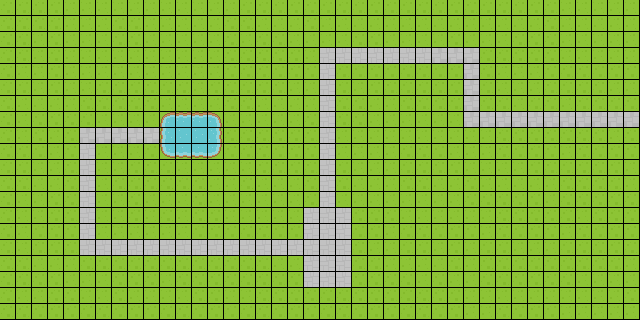

Rendered tile map (Tiled .tmx) drawn with the repository's tilesets; below, a short description and the full map source, tile grids included:
An orthogonal 40x20 tile map with 16x16 px tiles, 1 tile layer (floor) and 1 object (starting_point).

<map version="1.9" tiledversion="1.9.2" orientation="orthogonal" renderorder="right-down" width="40" height="20" tilewidth="16" tileheight="16" infinite="0" nextlayerid="3" nextobjectid="2">
 <tileset firstgid="1" source="roguelike.tsx" />
 <layer id="1" name="floor" width="40" height="20">
  <data encoding="csv">
6,6,6,6,62,62,62,62,62,62,62,62,62,62,62,6,6,6,6,6,6,6,6,6,6,6,6,6,6,6,6,6,6,6,6,62,62,62,62,62,
6,6,6,6,62,62,62,6,6,62,62,62,62,62,6,6,62,62,62,6,62,62,62,62,62,62,62,62,62,62,62,62,62,62,6,62,62,62,62,62,
6,6,62,6,62,62,62,6,6,62,62,62,62,62,6,62,6,6,62,62,62,62,6,6,62,62,62,62,6,62,62,62,6,6,6,62,62,62,62,62,
6,6,62,6,62,62,62,62,62,62,62,62,62,62,6,6,6,6,6,62,119,119,119,119,119,119,119,175,175,175,6,6,6,6,6,62,62,62,62,62,
6,62,62,6,62,62,62,62,62,62,62,62,62,62,6,6,6,6,6,6,119,6,6,6,6,6,6,6,6,175,6,62,62,62,6,6,6,6,6,6,
6,6,62,6,62,62,6,6,6,6,6,6,62,6,6,6,6,6,62,62,119,6,62,6,6,6,6,6,6,175,6,62,62,62,6,6,6,6,62,62,
6,62,62,62,62,6,6,6,6,6,62,62,62,62,6,6,62,62,62,62,119,6,6,62,62,6,6,6,6,175,6,6,62,6,6,62,6,6,6,6,
6,62,6,6,6,6,62,62,62,62,3,4,4,5,62,62,62,62,62,6,119,6,6,62,62,62,62,62,62,175,175,175,175,175,175,175,175,175,175,175,
6,62,6,62,6,175,175,175,175,175,59,60,60,61,6,6,6,6,6,6,119,62,62,62,62,62,62,62,62,62,62,6,6,6,6,6,6,6,62,6,
6,6,6,62,6,119,62,62,62,6,115,116,116,117,6,6,6,6,6,6,119,62,62,62,62,6,6,6,62,62,62,6,6,6,6,62,6,6,6,6,
6,6,62,62,6,119,62,62,6,6,6,62,62,62,62,62,6,6,6,6,119,6,62,62,62,6,6,6,6,62,62,62,62,6,6,6,6,6,6,62,
6,6,62,62,6,119,62,6,6,6,6,6,6,62,62,6,62,62,62,6,119,6,62,62,62,6,6,62,62,6,62,62,62,62,62,6,6,6,6,62,
6,62,62,6,6,119,62,62,6,62,62,62,6,62,62,62,62,62,62,6,119,62,62,62,62,62,62,62,62,6,6,6,6,6,62,6,6,6,6,6,
6,62,62,6,6,119,62,62,6,62,6,62,6,6,62,62,62,62,62,119,119,119,6,6,6,62,62,62,62,62,62,6,6,6,6,6,62,6,6,6,
6,62,6,6,6,119,62,62,62,62,62,62,6,6,6,6,6,6,6,119,119,119,6,6,62,6,6,6,6,6,62,6,6,6,6,62,6,6,6,6,
6,62,6,6,6,119,119,119,119,119,119,119,119,119,119,119,119,119,119,119,119,119,6,62,62,6,6,62,6,62,6,6,62,62,62,6,6,6,6,6,
6,6,62,62,62,6,6,6,6,6,6,6,6,6,6,6,6,62,62,119,119,119,6,6,62,62,62,62,6,62,6,6,6,6,6,6,6,6,6,62,
6,6,6,6,62,62,62,6,6,6,62,6,6,6,6,6,6,6,6,119,119,119,6,6,6,6,62,6,62,62,6,6,6,6,6,6,62,62,62,62,
6,62,62,6,6,62,62,6,62,62,62,62,6,6,62,62,6,6,6,6,6,6,6,6,6,6,6,6,6,62,62,62,62,62,62,62,62,62,62,6,
6,6,6,6,6,6,6,6,6,6,6,6,6,6,6,6,6,6,6,6,6,6,6,6,6,6,6,6,6,62,62,6,6,6,6,62,62,62,62,62
</data>
 </layer>
 <objectgroup id="2" name="points">
  <object id="1" name="starting_point" gid="176" x="624.182" y="128" width="16" height="16" />
 </objectgroup>
</map>
